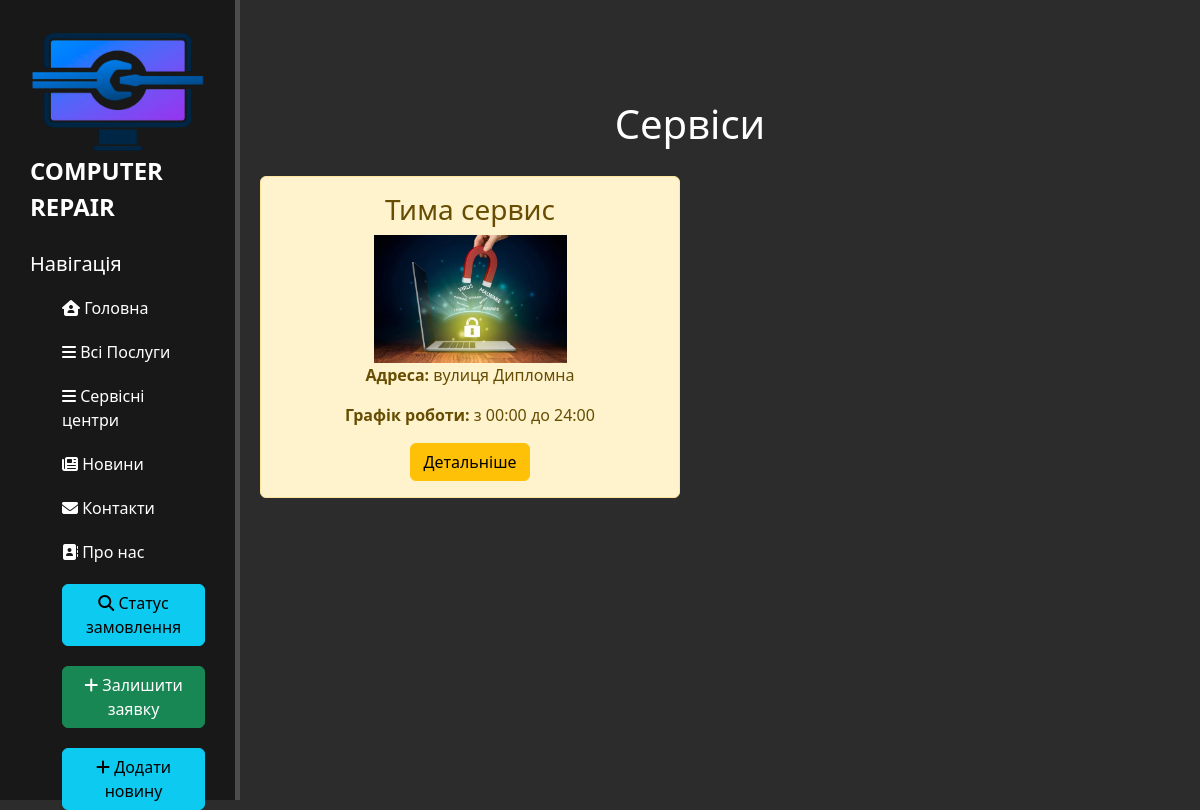
/services/ (signed in), run on the app's committed database.
### services/models.py (models this page shows, shortened)
class Service(models.Model):
    name = models.CharField("Назва сервісу", max_length=100)
    address = models.CharField("Адреса", max_length=250)
    work_time = models.CharField("Графік роботи", max_length=100)
    description = models.TextField("Опис", blank=True)
    contact_info = models.CharField("Контактні дані", max_length=250, blank=True)
    image = models.ImageField("Зображення", upload_to='services/', blank=True, null=True)

### services/views.py (the view)
# urls.py: path('', views.services_list, name='services_list'),
def services_list(request):
    services = Service.objects.all()
    return render(request, 'services/services_list.html', {'services': services})

### services/templates/services/services_list.html (shortened to what this page needs)
{% extends 'main/layout.html' %}
{% load static %}
{% block content %}
<div class="features">
    <h1>Сервіси</h1>
    <div class="features-container">
        {% for service in services %}
            <div class="alert alert-warning text-center">
                <h3>{{ service.name }}</h3>
                {% if service.image %}
                    <img src="{{ service.image.url }}" alt="{{ service.name }}" class="feature-img">
                {% endif %}
                <p><strong>Адреса:</strong> {{ service.address }}</p>
                <p><strong>Графік роботи:</strong> {{ service.work_time }}</p>
                <a href="{% url 'service_detail' service.id %}" class="btn btn-warning">Детальніше</a>
            </div>
        {% empty %}
            <p>Немає доступних сервісів.</p>
        {% endfor %}
    </div>
</div>
{% endblock %}

### main/static/main/css/main.css (style rules this page uses)
body { background: #2c2c2c; }
main .features { float: left; color: #fff; margin-top: 100px; text-align: center; width: 75%; }
.alert-warning { float: left; clear: both; width: 400px; margin: 20px 34%; text-align: left; }
.features-container .alert { width: 100%; margin: 0; box-sizing: border-box; }
.features-container { display: grid; grid-template-columns: repeat(2, 1fr); gap: 20px; padding: 20px; }
.feature-img { max-width: 50%; display: block; margin: 0 auto; }
.text-center { text-align: center; }

### main/templates/main/layout.html (style rules this page uses)
a { text-decoration: none; }

### data on the page
Service: name "Тима сервис", image (picture), address "вулиця Дипломна", work_time "з 00:00 до 24:00"
